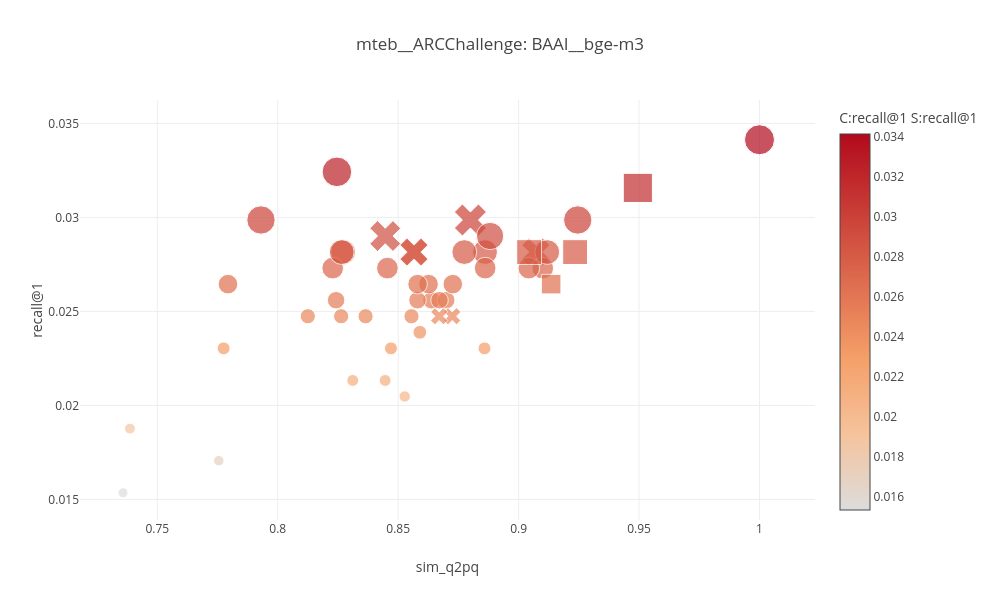
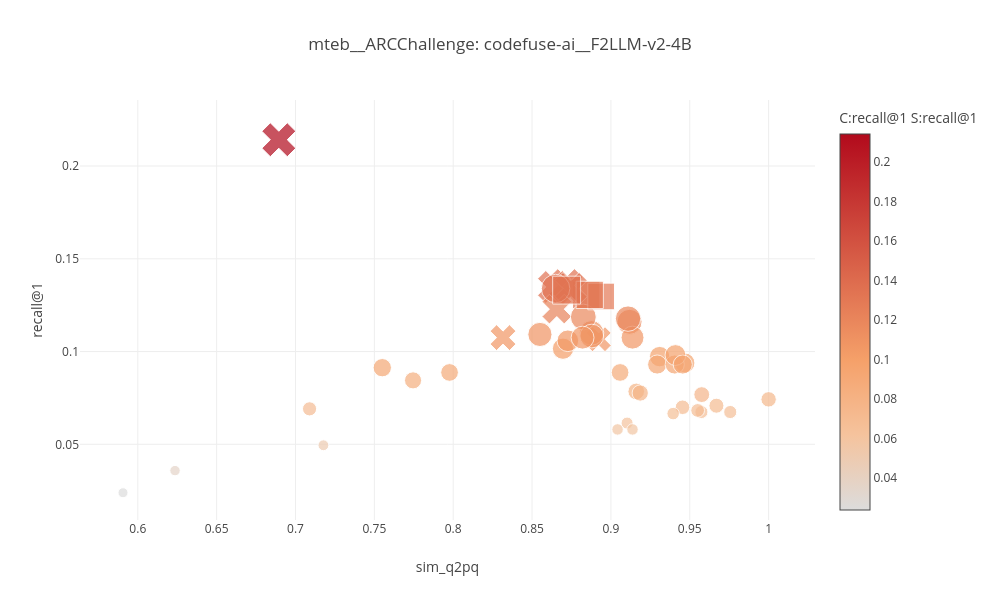
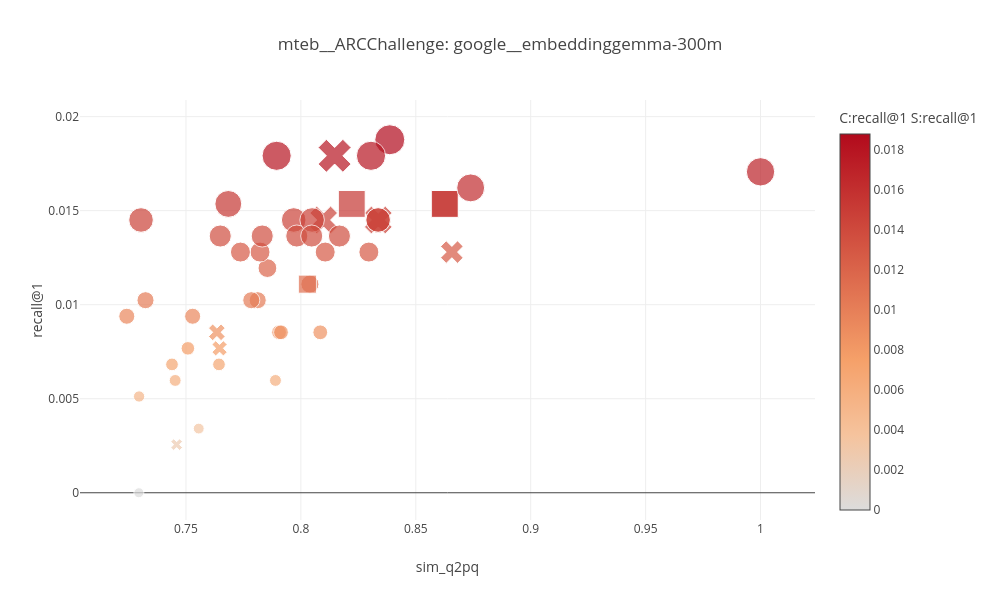
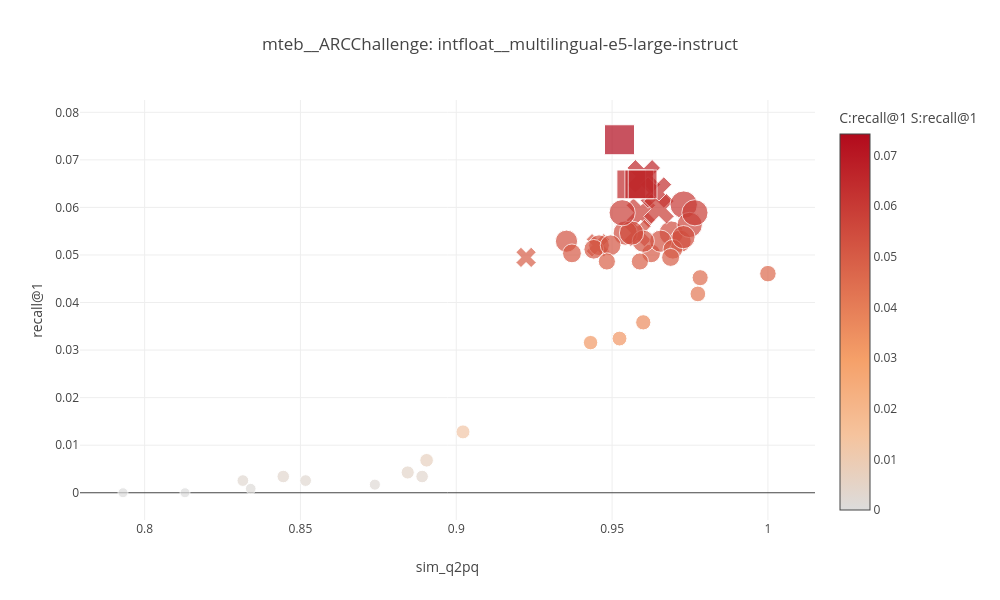

Write notebook code for charts like these, in order.
### Code cell
# max == mean here: only one hard neg
for m in dfs.keys():
    df = dfs[m]
    print(m)
    x = "sim_q2pq" #paraphrase_neg_sim_change_mean" #"hard_neg_angulation_max" #"hard_neg_sim_change_max" #"chord_similarity" #"sim_q2pq"#"sim_improvement" #"paraphrase_neg_sim_change_mean"
    y = "recall@1" #"recall@1"
    x_min= None 
    x_max = None 
    y_min=None
    y_max=None
    _= plot(df, x=x, y=y, title=f"{dataset}: {m}", x_min=x_min, x_max = x_max, y_min=y_min, y_max=y_max, return_fig=False)
    #y = f"ndcg@10_distracted"
    #_= plot(df, x=x, y=y, title=f"{dataset}: {m}", x_min=x_min, x_max = x_max, y_min=y_min, y_max=y_max, return_fig=True)

### Figure 1 — Plotly figure (JSON) as saved in the notebook; plotly's stock layout.template omitted (floating-point values rounded to 4 significant figures)
{"data": [{"hovertemplate": "<b>Prompt:</b> %{text}<br><b>X (distance):</b> %{x:.4f}<br><b>Y (score):</b> %{y:.4f}<br>", "marker": {"color": [0.03413, 0.03157, 0.02474, 0.0256, 0.02133, 0.02901, 0.0256, 0.02474, 0.02474, 0.02986, 0.02304, 0.01706, 0.02816, 0.02816, 0.02816, 0.02474, 0.02816, 0.02901, 0.0273, 0.02816, 0.0273, 0.01877, 0.02133, 0.02816, 0.0256, 0.02816, 0.02304, 0.02645, 0.0273, 0.02816, 0.03242, 0.0256, 0.02645, 0.02389, 0.01536, 0.0273, 0.02048, 0.0273, 0.02986, 0.02816, 0.02645, 0.02816, 0.02474, 0.02474, 0.02645, 0.0256, 0.02645, 0.02986, 0.02304], "colorbar": {"title": {"text": "C:recall@1 S:recall@1"}}, "showscale": true, "size": [30.0, 29.17, 15.21, 17.5, 11.88, 27.29, 17.5, 15.21, 15.21, 28.33, 12.92, 10.42, 24.79, 24.79, 24.79, 15.21, 24.79, 27.29, 21.67, 24.79, 21.67, 10.83, 11.88, 24.79, 17.5, 24.79, 12.92, 19.58, 21.67, 24.79, 29.58, 17.5, 19.58, 13.75, 10.0, 21.67, 11.25, 21.67, 28.33, 24.79, 19.58, 24.79, 15.21, 15.21, 19.58, 17.5, 19.58, 28.33, 12.92], "symbol": ["circle", "square", "circle", "circle", "circle", "x", "circle", "circle", "circle", "x", "circle", "circle", "x", "x", "x", "x", "circle", "circle", "circle", "circle", "circle", "circle", "circle", "circle", "circle", "circle", "circle", "circle", "circle", "circle", "circle", "circle", "circle", "circle", "circle", "circle", "circle", "circle", "circle", "square", "square", "square", "x", "circle", "circle", "circle", "circle", "circle", "circle"]}, "mode": "markers", "text": ["NO_PROMPT", "EMPTY", "Identify categories in user passages.", "Classify user passages.", "Retrieve text that are semantically similar to the given text.", "Retrieve text based on user query.", "Retrieve semantically similar text.", "Given a news summary, retrieve other semantically similar summaries.", "Retrieve parallel sentences.", "Retrieve the answer to the question.", "Identify the topic or theme of Reddit posts based on the titles.", "Identify the main and secondary category of Arxiv papers based on the titles.", "Given a question, retrieve the passage that best answers it.", "Retrieve.", "Find the most relevant passage that directly answers the question.", "Given a question, find a related document.", "Summarize the given paragraph into a short paragraph.", "Match the text to the short abstract.", "Retrieve a summary.", "Given the following brief summary, find the source document that contains the information it describes.", "Classify texts as entailment or contradiction.", "Determine whether the following two passages are contradictory, entailed, or neutral.", "Classify based on semantic similarity.", "Classify the following text into a meaningful cluster based on its content.", "Group documents related to the same topic.", "Cluster.", "Retrieve a similar passage.", "Represent this sentence for a natural language understanding task.", "Group passages based on semantic similarity.", "Retrieve duplicate questions from the forum.", "Retrieve the most relevant problem description for the given code implementation.", "Rerank products by relevance to the e-commerce query.", "Classify the sentiment of the given review as positive or negative.", "Generate a creative story based on the prompt.", "Extract all named entities from the text and categorise them as PERSON, LOCATION, or ORGANIZATION.", "Search for related information.", "Find documents related to the topic.", "Find something useful.", "Retrieve the passage that contains overlapping vocabulary with the source sentence.", "asdfjkl qpwoeiru zxcvbnm", "hgJKSbf oiawnef LKJHDS kdjfbs", "!!!! ??? ### @@@", "Given a question, retrieve Wikipedia passages that answer the question.", "Given a question, retrieve questions that are semantically equivalent to the given question.", "Retrieve the corresponding translation.", "Given an English sentence, find its translation.", "Retrieve parellel sentences.", "Translate.", "Find a sentence that has similar meaning."], "type": "scatter", "x": [1.0, 0.9495, 0.8125, 0.8638, 0.8311, 0.8446, 0.8699, 0.8263, 0.8555, 0.88, 0.7775, 0.7755, 0.8564, 0.9071, 0.8566, 0.8724, 0.8861, 0.8881, 0.91, 0.8271, 0.8228, 0.7387, 0.8446, 0.8266, 0.858, 0.9119, 0.8858, 0.8626, 0.8455, 0.8774, 0.8246, 0.8242, 0.7793, 0.859, 0.7358, 0.8861, 0.8527, 0.9042, 0.793, 0.9235, 0.9135, 0.9044, 0.867, 0.8365, 0.8727, 0.8672, 0.858, 0.9245, 0.847], "y": [0.03413, 0.03157, 0.02474, 0.0256, 0.02133, 0.02901, 0.0256, 0.02474, 0.02474, 0.02986, 0.02304, 0.01706, 0.02816, 0.02816, 0.02816, 0.02474, 0.02816, 0.02901, 0.0273, 0.02816, 0.0273, 0.01877, 0.02133, 0.02816, 0.0256, 0.02816, 0.02304, 0.02645, 0.0273, 0.02816, 0.03242, 0.0256, 0.02645, 0.02389, 0.01536, 0.0273, 0.02048, 0.0273, 0.02986, 0.02816, 0.02645, 0.02816, 0.02474, 0.02474, 0.02645, 0.0256, 0.02645, 0.02986, 0.02304]}], "layout": {"height": 600, "legend": {"title": {"text": "colors:recall@1, size:recall@1"}}, "title": {"text": "mteb__ARCChallenge: BAAI__bge-m3"}, "width": 1000, "xaxis": {"range": [null, null], "title": {"text": "sim_q2pq"}}, "yaxis": {"autorange": false, "range": [null, null], "title": {"text": "recall@1"}}}}

### Figure 2 — Plotly figure (JSON) as saved in the notebook; plotly's stock layout.template omitted (floating-point values rounded to 4 significant figures)
{"data": [{"hovertemplate": "<b>Prompt:</b> %{text}<br><b>X (distance):</b> %{x:.4f}<br><b>Y (score):</b> %{y:.4f}<br>", "marker": {"color": [0.07423, 0.1305, 0.08447, 0.1092, 0.07082, 0.1357, 0.06997, 0.06655, 0.06741, 0.2142, 0.02389, 0.04949, 0.1348, 0.134, 0.1229, 0.1067, 0.09727, 0.1101, 0.116, 0.1015, 0.08874, 0.0785, 0.09386, 0.08874, 0.1075, 0.1177, 0.093, 0.093, 0.09812, 0.093, 0.1058, 0.1186, 0.06911, 0.0913, 0.03584, 0.1084, 0.1075, 0.134, 0.07765, 0.1297, 0.1305, 0.1331, 0.1075, 0.06741, 0.06143, 0.05802, 0.07679, 0.05802, 0.06826], "colorbar": {"title": {"text": "C:recall@1 S:recall@1"}}, "showscale": true, "size": [15.42, 27.29, 17.08, 24.17, 15.0, 29.58, 14.58, 12.5, 13.12, 30.0, 10.0, 10.83, 29.17, 28.54, 26.25, 22.08, 20.42, 24.58, 25.0, 21.25, 17.71, 16.67, 20.0, 17.71, 22.92, 25.42, 19.17, 19.17, 20.83, 19.17, 21.67, 25.83, 14.17, 18.33, 10.42, 23.75, 22.92, 28.54, 16.25, 26.67, 27.29, 27.92, 22.92, 13.12, 12.08, 11.46, 15.83, 11.46, 13.75], "symbol": ["circle", "square", "circle", "circle", "circle", "x", "circle", "circle", "circle", "x", "circle", "circle", "x", "x", "x", "x", "circle", "circle", "circle", "circle", "circle", "circle", "circle", "circle", "circle", "circle", "circle", "circle", "circle", "circle", "circle", "circle", "circle", "circle", "circle", "circle", "circle", "circle", "circle", "square", "square", "square", "x", "circle", "circle", "circle", "circle", "circle", "circle"]}, "mode": "markers", "text": ["NO_PROMPT", "EMPTY", "Identify categories in user passages.", "Classify user passages.", "Retrieve text that are semantically similar to the given text.", "Retrieve text based on user query.", "Retrieve semantically similar text.", "Given a news summary, retrieve other semantically similar summaries.", "Retrieve parallel sentences.", "Retrieve the answer to the question.", "Identify the topic or theme of Reddit posts based on the titles.", "Identify the main and secondary category of Arxiv papers based on the titles.", "Given a question, retrieve the passage that best answers it.", "Retrieve.", "Find the most relevant passage that directly answers the question.", "Given a question, find a related document.", "Summarize the given paragraph into a short paragraph.", "Match the text to the short abstract.", "Retrieve a summary.", "Given the following brief summary, find the source document that contains the information it describes.", "Classify texts as entailment or contradiction.", "Determine whether the following two passages are contradictory, entailed, or neutral.", "Classify based on semantic similarity.", "Classify the following text into a meaningful cluster based on its content.", "Group documents related to the same topic.", "Cluster.", "Retrieve a similar passage.", "Represent this sentence for a natural language understanding task.", "Group passages based on semantic similarity.", "Retrieve duplicate questions from the forum.", "Retrieve the most relevant problem description for the given code implementation.", "Rerank products by relevance to the e-commerce query.", "Classify the sentiment of the given review as positive or negative.", "Generate a creative story based on the prompt.", "Extract all named entities from the text and categorise them as PERSON, LOCATION, or ORGANIZATION.", "Search for related information.", "Find documents related to the topic.", "Find something useful.", "Retrieve the passage that contains overlapping vocabulary with the source sentence.", "asdfjkl qpwoeiru zxcvbnm", "hgJKSbf oiawnef LKJHDS kdjfbs", "!!!! ??? ### @@@", "Given a question, retrieve Wikipedia passages that answer the question.", "Given a question, retrieve questions that are semantically equivalent to the given question.", "Retrieve the corresponding translation.", "Given an English sentence, find its translation.", "Retrieve parellel sentences.", "Translate.", "Find a sentence that has similar meaning."], "type": "scatter", "x": [1.0, 0.8843, 0.7745, 0.855, 0.9669, 0.8716, 0.9454, 0.9395, 0.9574, 0.6894, 0.5906, 0.7177, 0.8639, 0.8747, 0.8657, 0.8923, 0.9309, 0.8877, 0.9118, 0.8696, 0.9058, 0.9161, 0.9469, 0.7977, 0.9137, 0.9109, 0.9293, 0.9405, 0.9409, 0.9456, 0.8727, 0.8825, 0.7089, 0.755, 0.6236, 0.8879, 0.882, 0.8649, 0.9186, 0.8938, 0.8866, 0.8719, 0.8316, 0.9757, 0.9103, 0.9042, 0.9576, 0.9137, 0.955], "y": [0.07423, 0.1305, 0.08447, 0.1092, 0.07082, 0.1357, 0.06997, 0.06655, 0.06741, 0.2142, 0.02389, 0.04949, 0.1348, 0.134, 0.1229, 0.1067, 0.09727, 0.1101, 0.116, 0.1015, 0.08874, 0.0785, 0.09386, 0.08874, 0.1075, 0.1177, 0.093, 0.093, 0.09812, 0.093, 0.1058, 0.1186, 0.06911, 0.0913, 0.03584, 0.1084, 0.1075, 0.134, 0.07765, 0.1297, 0.1305, 0.1331, 0.1075, 0.06741, 0.06143, 0.05802, 0.07679, 0.05802, 0.06826]}], "layout": {"height": 600, "legend": {"title": {"text": "colors:recall@1, size:recall@1"}}, "title": {"text": "mteb__ARCChallenge: codefuse-ai__F2LLM-v2-4B"}, "width": 1000, "xaxis": {"range": [null, null], "title": {"text": "sim_q2pq"}}, "yaxis": {"autorange": false, "range": [null, null], "title": {"text": "recall@1"}}}}

### Figure 3 — Plotly figure (JSON) as saved in the notebook; plotly's stock layout.template omitted (floating-point values rounded to 4 significant figures)
{"data": [{"hovertemplate": "<b>Prompt:</b> %{text}<br><b>X (distance):</b> %{x:.4f}<br><b>Y (score):</b> %{y:.4f}<br>", "marker": {"color": [0.01706, 0.01536, 0.01195, 0.005973, 0.01024, 0.01451, 0.01109, 0.005119, 0.0128, 0.01451, 0.01536, 0.009386, 0.008532, 0.0128, 0.01792, 0.00256, 0.01451, 0.01792, 0.01451, 0.007679, 0.008532, 0.0128, 0.003413, 0.009386, 0.01024, 0.008532, 0.01365, 0.01365, 0.0128, 0.008532, 0.0, 0.006826, 0.005973, 0.01451, 0.01024, 0.01877, 0.01365, 0.01451, 0.01365, 0.01536, 0.01109, 0.01536, 0.007679, 0.006826, 0.01792, 0.01451, 0.0128, 0.01621, 0.01365], "colorbar": {"title": {"text": "C:recall@1 S:recall@1"}}, "showscale": true, "size": [28.33, 26.88, 18.75, 11.88, 17.08, 24.58, 18.12, 11.25, 20.0, 24.58, 26.88, 16.04, 14.79, 20.0, 29.17, 10.42, 24.58, 29.17, 24.58, 13.54, 14.79, 20.0, 10.83, 16.04, 17.08, 14.79, 22.08, 22.08, 20.0, 14.79, 10.0, 12.71, 11.88, 24.58, 17.08, 30.0, 22.08, 24.58, 22.08, 26.88, 18.12, 26.88, 13.54, 12.71, 29.17, 24.58, 20.0, 27.92, 22.08], "symbol": ["circle", "square", "circle", "circle", "circle", "x", "circle", "circle", "circle", "x", "circle", "circle", "x", "x", "x", "x", "circle", "circle", "circle", "circle", "circle", "circle", "circle", "circle", "circle", "circle", "circle", "circle", "circle", "circle", "circle", "circle", "circle", "circle", "circle", "circle", "circle", "circle", "circle", "square", "square", "square", "x", "circle", "circle", "circle", "circle", "circle", "circle"]}, "mode": "markers", "text": ["NO_PROMPT", "EMPTY", "Identify categories in user passages.", "Classify user passages.", "Retrieve text that are semantically similar to the given text.", "Retrieve text based on user query.", "Retrieve semantically similar text.", "Given a news summary, retrieve other semantically similar summaries.", "Retrieve parallel sentences.", "Retrieve the answer to the question.", "Identify the topic or theme of Reddit posts based on the titles.", "Identify the main and secondary category of Arxiv papers based on the titles.", "Given a question, retrieve the passage that best answers it.", "Retrieve.", "Find the most relevant passage that directly answers the question.", "Given a question, find a related document.", "Summarize the given paragraph into a short paragraph.", "Match the text to the short abstract.", "Retrieve a summary.", "Given the following brief summary, find the source document that contains the information it describes.", "Classify texts as entailment or contradiction.", "Determine whether the following two passages are contradictory, entailed, or neutral.", "Classify based on semantic similarity.", "Classify the following text into a meaningful cluster based on its content.", "Group documents related to the same topic.", "Cluster.", "Retrieve a similar passage.", "Represent this sentence for a natural language understanding task.", "Group passages based on semantic similarity.", "Retrieve duplicate questions from the forum.", "Retrieve the most relevant problem description for the given code implementation.", "Rerank products by relevance to the e-commerce query.", "Classify the sentiment of the given review as positive or negative.", "Generate a creative story based on the prompt.", "Extract all named entities from the text and categorise them as PERSON, LOCATION, or ORGANIZATION.", "Search for related information.", "Find documents related to the topic.", "Find something useful.", "Retrieve the passage that contains overlapping vocabulary with the source sentence.", "asdfjkl qpwoeiru zxcvbnm", "hgJKSbf oiawnef LKJHDS kdjfbs", "!!!! ??? ### @@@", "Given a question, retrieve Wikipedia passages that answer the question.", "Given a question, retrieve questions that are semantically equivalent to the given question.", "Retrieve the corresponding translation.", "Given an English sentence, find its translation.", "Retrieve parellel sentences.", "Translate.", "Find a sentence that has similar meaning."], "type": "scatter", "x": [1.0, 0.8627, 0.7854, 0.7889, 0.7812, 0.8099, 0.8039, 0.7296, 0.8296, 0.8337, 0.7684, 0.7242, 0.7635, 0.8657, 0.8147, 0.7459, 0.7969, 0.7895, 0.8337, 0.7508, 0.7905, 0.7822, 0.7556, 0.7529, 0.7784, 0.8084, 0.8168, 0.7982, 0.7737, 0.7914, 0.7295, 0.7644, 0.7453, 0.8049, 0.7324, 0.8387, 0.8047, 0.8336, 0.7832, 0.8221, 0.8028, 0.8626, 0.7646, 0.7439, 0.8305, 0.7304, 0.8106, 0.8739, 0.7649], "y": [0.01706, 0.01536, 0.01195, 0.005973, 0.01024, 0.01451, 0.01109, 0.005119, 0.0128, 0.01451, 0.01536, 0.009386, 0.008532, 0.0128, 0.01792, 0.00256, 0.01451, 0.01792, 0.01451, 0.007679, 0.008532, 0.0128, 0.003413, 0.009386, 0.01024, 0.008532, 0.01365, 0.01365, 0.0128, 0.008532, 0.0, 0.006826, 0.005973, 0.01451, 0.01024, 0.01877, 0.01365, 0.01451, 0.01365, 0.01536, 0.01109, 0.01536, 0.007679, 0.006826, 0.01792, 0.01451, 0.0128, 0.01621, 0.01365]}], "layout": {"height": 600, "legend": {"title": {"text": "colors:recall@1, size:recall@1"}}, "title": {"text": "mteb__ARCChallenge: google__embeddinggemma-300m"}, "width": 1000, "xaxis": {"range": [null, null], "title": {"text": "sim_q2pq"}}, "yaxis": {"autorange": false, "range": [null, null], "title": {"text": "recall@1"}}}}

### Figure 4 — Plotly figure (JSON) as saved in the notebook; plotly's stock layout.template omitted (floating-point values rounded to 4 significant figures)
{"data": [{"hovertemplate": "<b>Prompt:</b> %{text}<br><b>X (distance):</b> %{x:.4f}<br><b>Y (score):</b> %{y:.4f}<br>", "marker": {"color": [0.04608, 0.07423, 0.001706, 0.004266, 0.05034, 0.05887, 0.05461, 0.04863, 0.03157, 0.06655, 0.003413, 0.003413, 0.06314, 0.05973, 0.05461, 0.05205, 0.0529, 0.03584, 0.05461, 0.0529, 0.00256, 0.0, 0.006826, 0.00256, 0.05205, 0.05119, 0.0529, 0.06058, 0.0529, 0.05631, 0.05205, 0.0128, 0.0, 0.04863, 0.0008532, 0.05461, 0.05034, 0.05887, 0.05119, 0.06485, 0.06485, 0.06485, 0.04949, 0.04522, 0.04949, 0.05375, 0.03242, 0.05887, 0.04181], "colorbar": {"title": {"text": "C:recall@1 S:recall@1"}}, "showscale": true, "size": [16.53, 30.0, 11.05, 13.16, 18.84, 26.21, 24.32, 17.16, 14.42, 29.58, 12.53, 12.53, 27.89, 27.05, 24.32, 20.74, 22.21, 15.26, 24.32, 22.21, 11.68, 10.0, 13.58, 11.68, 20.74, 19.68, 22.21, 27.47, 22.21, 25.37, 20.74, 14.0, 10.0, 17.16, 10.63, 24.32, 18.84, 26.21, 19.68, 28.74, 28.74, 28.74, 18.0, 16.11, 18.0, 23.26, 14.84, 26.21, 15.68], "symbol": ["circle", "square", "circle", "circle", "circle", "x", "circle", "circle", "circle", "x", "circle", "circle", "x", "x", "x", "x", "circle", "circle", "circle", "circle", "circle", "circle", "circle", "circle", "circle", "circle", "circle", "circle", "circle", "circle", "circle", "circle", "circle", "circle", "circle", "circle", "circle", "circle", "circle", "square", "square", "square", "x", "circle", "circle", "circle", "circle", "circle", "circle"]}, "mode": "markers", "text": ["NO_PROMPT", "EMPTY", "Identify categories in user passages.", "Classify user passages.", "Retrieve text that are semantically similar to the given text.", "Retrieve text based on user query.", "Retrieve semantically similar text.", "Given a news summary, retrieve other semantically similar summaries.", "Retrieve parallel sentences.", "Retrieve the answer to the question.", "Identify the topic or theme of Reddit posts based on the titles.", "Identify the main and secondary category of Arxiv papers based on the titles.", "Given a question, retrieve the passage that best answers it.", "Retrieve.", "Find the most relevant passage that directly answers the question.", "Given a question, find a related document.", "Summarize the given paragraph into a short paragraph.", "Match the text to the short abstract.", "Retrieve a summary.", "Given the following brief summary, find the source document that contains the information it describes.", "Classify texts as entailment or contradiction.", "Determine whether the following two passages are contradictory, entailed, or neutral.", "Classify based on semantic similarity.", "Classify the following text into a meaningful cluster based on its content.", "Group documents related to the same topic.", "Cluster.", "Retrieve a similar passage.", "Represent this sentence for a natural language understanding task.", "Group passages based on semantic similarity.", "Retrieve duplicate questions from the forum.", "Retrieve the most relevant problem description for the given code implementation.", "Rerank products by relevance to the e-commerce query.", "Classify the sentiment of the given review as positive or negative.", "Generate a creative story based on the prompt.", "Extract all named entities from the text and categorise them as PERSON, LOCATION, or ORGANIZATION.", "Search for related information.", "Find documents related to the topic.", "Find something useful.", "Retrieve the passage that contains overlapping vocabulary with the source sentence.", "asdfjkl qpwoeiru zxcvbnm", "hgJKSbf oiawnef LKJHDS kdjfbs", "!!!! ??? ### @@@", "Given a question, retrieve Wikipedia passages that answer the question.", "Given a question, retrieve questions that are semantically equivalent to the given question.", "Retrieve the corresponding translation.", "Given an English sentence, find its translation.", "Retrieve parellel sentences.", "Translate.", "Find a sentence that has similar meaning."], "type": "scatter", "x": [1.0, 0.9524, 0.8739, 0.8844, 0.9625, 0.9592, 0.969, 0.9589, 0.9431, 0.9602, 0.889, 0.8445, 0.9641, 0.965, 0.9582, 0.9454, 0.9718, 0.96, 0.9542, 0.9354, 0.8315, 0.813, 0.8905, 0.8517, 0.9458, 0.9441, 0.9656, 0.973, 0.96, 0.9749, 0.9495, 0.9022, 0.7931, 0.9483, 0.834, 0.9562, 0.9371, 0.9532, 0.9695, 0.9561, 0.9587, 0.9598, 0.9224, 0.9783, 0.9688, 0.9729, 0.9524, 0.9766, 0.9775], "y": [0.04608, 0.07423, 0.001706, 0.004266, 0.05034, 0.05887, 0.05461, 0.04863, 0.03157, 0.06655, 0.003413, 0.003413, 0.06314, 0.05973, 0.05461, 0.05205, 0.0529, 0.03584, 0.05461, 0.0529, 0.00256, 0.0, 0.006826, 0.00256, 0.05205, 0.05119, 0.0529, 0.06058, 0.0529, 0.05631, 0.05205, 0.0128, 0.0, 0.04863, 0.0008532, 0.05461, 0.05034, 0.05887, 0.05119, 0.06485, 0.06485, 0.06485, 0.04949, 0.04522, 0.04949, 0.05375, 0.03242, 0.05887, 0.04181]}], "layout": {"height": 600, "legend": {"title": {"text": "colors:recall@1, size:recall@1"}}, "title": {"text": "mteb__ARCChallenge: intfloat__multilingual-e5-large-instruct"}, "width": 1000, "xaxis": {"range": [null, null], "title": {"text": "sim_q2pq"}}, "yaxis": {"autorange": false, "range": [null, null], "title": {"text": "recall@1"}}}}
